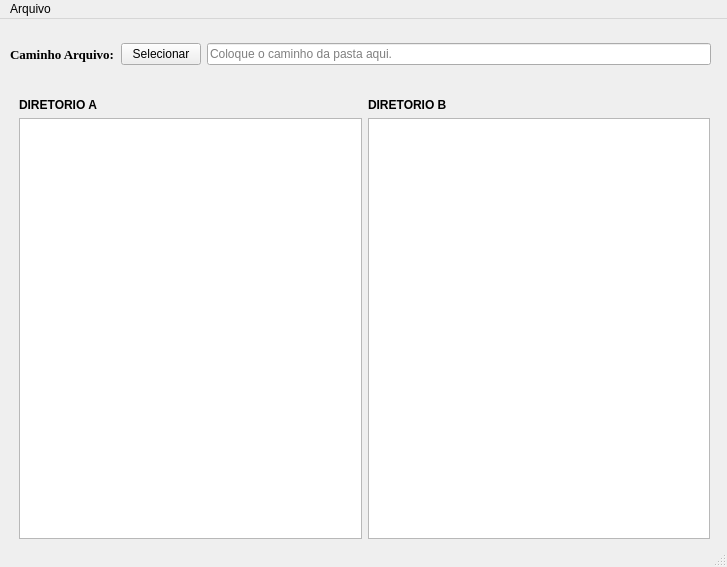
<?xml version="1.0" encoding="UTF-8"?>
<ui version="4.0">
 <class>MainWindow</class>
 <widget class="QMainWindow" name="MainWindow">
  <property name="geometry">
   <rect>
    <x>0</x>
    <y>0</y>
    <width>727</width>
    <height>567</height>
   </rect>
  </property>
  <property name="windowTitle">
   <string>Projeto Copiar</string>
  </property>
  <property name="windowIcon">
   <iconset>
    <normaloff>copiar.ico</normaloff>copiar.ico</iconset>
  </property>
  <widget class="QWidget" name="centralwidget">
   <widget class="QWidget" name="horizontalLayoutWidget">
    <property name="geometry">
     <rect>
      <x>10</x>
      <y>10</y>
      <width>701</width>
      <height>51</height>
     </rect>
    </property>
    <layout class="QHBoxLayout" name="horizontalLayout" stretch="0,0,3">
     <item>
      <widget class="QLabel" name="textDirA">
       <property name="font">
        <font>
         <family>Times New Roman</family>
         <pointsize>10</pointsize>
         <weight>75</weight>
         <bold>true</bold>
        </font>
       </property>
       <property name="text">
        <string>Caminho Arquivo:</string>
       </property>
      </widget>
     </item>
     <item>
      <widget class="QPushButton" name="botaoDirA">
       <property name="text">
        <string>Selecionar</string>
       </property>
      </widget>
     </item>
     <item>
      <widget class="QLineEdit" name="caminhoDirA">
       <property name="accessibleDescription">
        <string>kjkhjk</string>
       </property>
       <property name="placeholderText">
        <string>Coloque o caminho da pasta aqui.</string>
       </property>
       <property name="clearButtonEnabled">
        <bool>true</bool>
       </property>
      </widget>
     </item>
    </layout>
   </widget>
   <widget class="QWidget" name="horizontalLayoutWidget_2">
    <property name="geometry">
     <rect>
      <x>19</x>
      <y>79</y>
      <width>691</width>
      <height>441</height>
     </rect>
    </property>
    <layout class="QGridLayout" name="gridLayout">
     <item row="1" column="1">
      <widget class="QPlainTextEdit" name="listaDirB">
       <property name="font">
        <font>
         <pointsize>10</pointsize>
        </font>
       </property>
       <property name="readOnly">
        <bool>true</bool>
       </property>
      </widget>
     </item>
     <item row="1" column="0">
      <widget class="QPlainTextEdit" name="listaDirA">
       <property name="font">
        <font>
         <pointsize>10</pointsize>
        </font>
       </property>
       <property name="readOnly">
        <bool>true</bool>
       </property>
      </widget>
     </item>
     <item row="0" column="0">
      <widget class="QLabel" name="textListaDirA">
       <property name="font">
        <font>
         <weight>75</weight>
         <bold>true</bold>
        </font>
       </property>
       <property name="text">
        <string>DIRETORIO A</string>
       </property>
      </widget>
     </item>
     <item row="0" column="1">
      <widget class="QLabel" name="textListaDirB">
       <property name="font">
        <font>
         <weight>75</weight>
         <bold>true</bold>
        </font>
       </property>
       <property name="text">
        <string>DIRETORIO B</string>
       </property>
      </widget>
     </item>
    </layout>
   </widget>
  </widget>
  <widget class="QMenuBar" name="menubar">
   <property name="geometry">
    <rect>
     <x>0</x>
     <y>0</y>
     <width>727</width>
     <height>21</height>
    </rect>
   </property>
   <widget class="QMenu" name="menuArquivo">
    <property name="title">
     <string>Arquivo</string>
    </property>
   </widget>
   <addaction name="menuArquivo"/>
  </widget>
  <widget class="QStatusBar" name="statusbar"/>
 </widget>
 <resources/>
 <connections/>
</ui>
